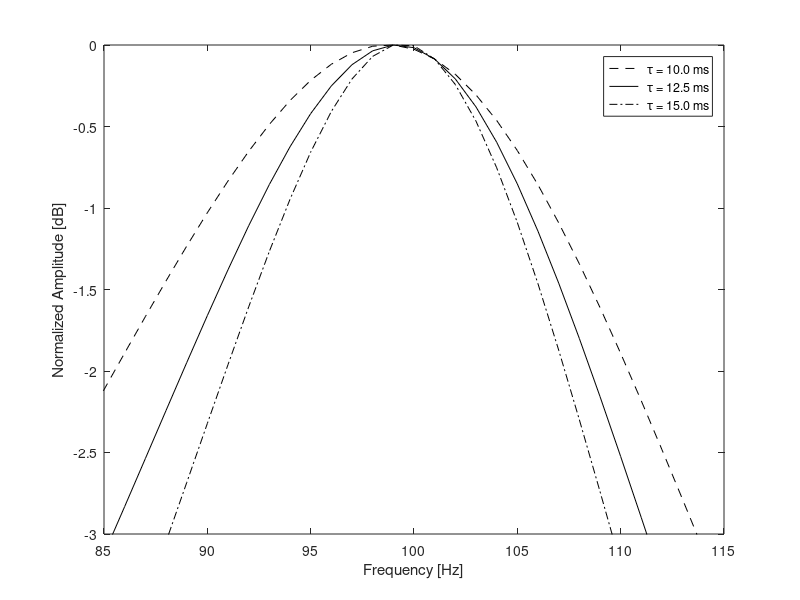

Here is the MATLAB script that generated this plot:
%**************************************************************************
%
% ME-6761 Final Project, Problem 2
%
%   Plotting Gaussian-windowed pulse
%
%     Scott Schoen Jr 20161114
%
%**************************************************************************

clear all
close all
clc

% Pulse paramters
fc = 100; % Center frequency [Hz]

% Set range of tau values to sweep over
numTaus = 3;
tauVector = linspace( 0.010, 0.015, numTaus );

% Create time vector for each pulse
tVector = linspace( 0, 1, 50E3);
dt = tVector(2) - tVector(1);
fVector = linspace( 0, 1./dt, length(tVector) );

% Set lineshapes
lineShapes = { '--k'; '-k'; '-.k' }; 

% Compute the pulse for each tau
for tauCount = 1:numTaus
    
    tau = tauVector(tauCount);
    f = sin( 2.*pi.*fc.*tVector ).*exp( -tVector./tau );
    F = fft(f);
    
    % Plot spectrum
    figure(1)
    hold all;
    plot( fVector, 20.*log10(abs(F)./max(abs(F))), lineShapes{tauCount} )
    legendString{ tauCount } = ...
        [' \tau = ', sprintf('%0.1f', 1E3.*tau), ' ms' ];
    
end

% Format plot
box on;
ylim( [-3, 0] );
xlim( [fc - 15, fc + 15] );
zoom xon

xlabel('Frequency [Hz]');
ylabel('Normalized Amplitude [dB]');
legend( legendString );